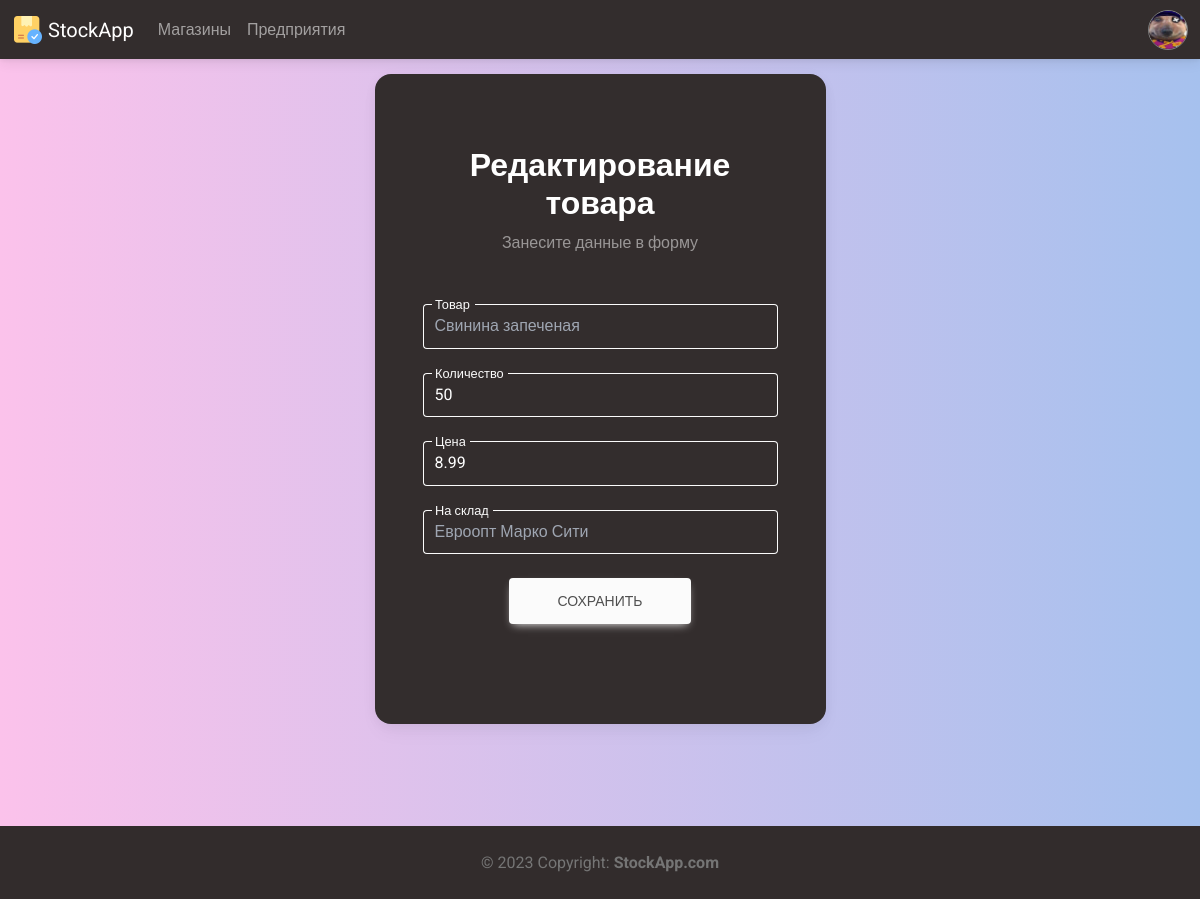
Screenshot of /shop/edit_product/20 (signed in) with the database file from the repository.
### Members/models.py (models this page shows, shortened)
class Profile(models.Model):
    user = models.ForeignKey(settings.AUTH_USER_MODEL, on_delete=models.CASCADE, verbose_name='Пользователь')
    photo = models.ImageField(upload_to = 'avatars/%Y/%m/%d/', blank=False, verbose_name='Фото')
    bio = models.TextField(blank=True, verbose_name='О себе')
    manufactures = models.ManyToManyField('Manufacture.Manufacture', blank=True, verbose_name="Производства")
    shops = models.ManyToManyField('Shop.Shop', blank=True, verbose_name="Магазины")
    class Meta:
        verbose_name = 'Профиль'
        verbose_name_plural = 'Профили'
        ordering = ['-user', '-bio']

### Shop/models.py (models this page shows, shortened)
class Product(models.Model):
    item = models.ForeignKey('Manufacture.CatalogItem', on_delete=models.CASCADE, blank=False, verbose_name='Товар')
    stock = models.ForeignKey('Shop', on_delete=models.CASCADE, blank=False, verbose_name='Магазин')
    amount = models.IntegerField(validators=[MinValueValidator(0), MaxValueValidator(252735000000000)], verbose_name='Количество')
    price = models.FloatField(validators=[MinValueValidator(0.01), MaxValueValidator(252734999999999.97)], verbose_name='Цена')
    class Meta:
        verbose_name = 'Товар'
        verbose_name_plural = 'Товары'
        ordering = ['-id']

class Shop(models.Model):
    name = models.CharField(max_length = 150, verbose_name='Название', unique=True)
    photo = models.ImageField(upload_to = 'shop/%Y/%m/%d/', blank=False, verbose_name='Фото')
    bio = models.TextField(blank=True, verbose_name='О магазине')
    code = models.CharField(max_length = 16, verbose_name='Код')
    class Meta:
        verbose_name = 'Магазин'
        verbose_name_plural = 'Магазины'
        ordering = ['-name', '-bio']

### Manufacture/models.py (models this page shows, shortened)
class CatalogItem(models.Model):
    manufacturer = models.ForeignKey('Manufacture', on_delete=models.CASCADE, blank=False, null=True, verbose_name='Производитель')
    name = models.CharField(max_length = 150, verbose_name='Название')
    bio = models.TextField(blank=True, verbose_name='О товаре')
    code = models.CharField(max_length = 13, verbose_name='Код товара')
    photo = models.ImageField(upload_to = 'catalog_items/%Y/%m/%d/', blank=False, verbose_name='Фото')
    date_of_manufacture = models.DateField(verbose_name='Дата производства')
    expiration_date = models.DateField(verbose_name='Годен до')
    price = models.FloatField(validators=[MinValueValidator(0.01), MaxValueValidator(252734999999999.97)], verbose_name='Цена')
    class Meta:
        verbose_name = 'Товар каталога'
        verbose_name_plural = 'Товары каталога'
        ordering = ['-name', '-id']

### Shop/views.py (the view)
# urls.py: path('edit_product/<int:id>', edit_product, name='edit_product'),
@login_required(login_url='login')
def edit_product(request, id):
    profile = Profile.objects.get(user=request.user)
    if profile.shops.filter(name=Product.objects.get(id=id).stock.name).exists():
        product = Product.objects.get(id=id)
        shop = Shop.objects.get(name=product.stock.name)
        form = CreateProductForm(request.POST or None, instance=product)
        if form.is_valid():
            form.save()
            messages.success(request, ("Данные сохранены"))
            return redirect('view_shop', name=product.stock.name)
        context = {
            'title': 'Редактирование товара',
            'request': request,
            'form': form,
            'product': product,
        }
        return render(request, 'edit_product.html', context)
    else:
        messages.success(request, ("Вы не можете редактировать данный товар, так как не состоите в магазине, которому он принадлежит"))
        return redirect('view_shop', name=Product.objects.get(id=id).stock.name)

### Shop/forms.py
class CreateProductForm(forms.ModelForm):
    class Meta:
        model = Product
        fields = ('amount', 'price')
    def __init__(self, *args, **kwargs):
        super(CreateProductForm, self).__init__(*args, **kwargs)
        self.fields['amount'].widget.attrs={'class': 'form-control form-control-lg', 'id': 'typeAmountX', 'step': '1'}
        self.fields['price'].widget.attrs={'class': 'form-control form-control-lg', 'id': 'typePriceX', 'step': '0.01'}

### Main/templatetags/main_tags.py (called while the page is built)
@register.inclusion_tag('modules/nav_profile.html')
def nav_profile(request):
    if request.user.is_authenticated:
        userobj = User.objects.get(username=request.user)
        profile = Profile.objects.get(user=userobj)
        context = {
            "request": request,
            "profile": profile,
        }
    else:
        context = {
            "request": request,
        }
    return context

### Shop/templates/edit_product.html (shortened to what this page needs)
{% extends 'base.html' %}
{% load static %}
{% block head %}
<link rel="stylesheet" href="{% static 'styles/profile.css' %}">
{% endblock %}
{% block content %}
<section class="vh-100 gradient-custom-2">
    <div class="container py-5 h-50">
      <div class="row d-flex justify-content-center align-items-center h-50">
        <div class="col-12 col-md-8 col-lg-6 col-xl-5">
          <div class="card bg-dark text-white" style="border-radius: 1rem;">
            <div class="card-body p-5 text-center">
              <div class="mb-md-5 mt-md-4 pb-1">
                <h2 class="fw-bold mb-">{{title}}</h2>
                <p class="text-white-50 mb-5">Занесите данные в форму</p>
                <form action="" method="POST">
                  <div class="form-outline form-white mb-4">
                    <input type="text" id="typeNameX" class="form-control form-control-lg bg-dark text-secondary disabled" value="{{product.item.name}}" readonly name="item">
                    <label class="form-label" for="typeNameX">Товар</label>
                  </div>
                  <div class="form-outline form-white mb-4">
                    {{form.amount}}
                    <label class="form-label" for="typeAmountX">Количество</label>
                  </div>
                  <div class="form-outline form-white mb-4">
                    {{form.price}}
                    <label class="form-label" for="typePriceX">Цена</label>
                  </div>
                  <div class="form-outline form-white mb-4">
                    <input type="text" id="typeNameX" class="form-control form-control-lg bg-dark text-secondary disabled" value="{{product.stock.name}}" readonly>
                    <label class="form-label" for="typeNameX">На склад</label>
                  </div>
                  <button class="btn btn-light btn-lg px-5" type="submit">Сохранить</button>
                </form>
              </div>
            </div>
          </div>
        </div>
      </div>
    </div>
</section>
{% endblock %}

### Main/templates/modules/nav_profile.html (shortened to what this page needs)
{% load static %}
<div class="dropdown">
    <a class="dropdown-toggle d-flex align-items-center hidden-arrow" href="#" id="navbarDropdownMenuAvatar" role="button" data-mdb-toggle="dropdown" aria-expanded="false">
        {% if request.user.is_authenticated %}
            {% if profile.photo != "default_user.png"%}
                <div class="nav_profile_box">
                    <img src="{{ profile.photo.url }}" alt="defaultUser">
                </div>
            {% else %}
                <div class="nav_profile_box">
                    <img src="{% static 'images/default_user.png' %}" alt="defaultUser">
                </div>
            {% endif %}
        {% else %}
        <div class="nav_profile_box">
            <img src="{% static 'images/login.png' %}" alt="NoUser">
        </div>
        {% endif %}
    </a>
</div>

### static/styles/profile.css (style rules this page uses)
.gradient-custom-2 { background: #fbc2eb; background: -webkit-linear-gradient(to right, rgba(251, 194, 235, 1), rgba(166, 193, 238, 1)); background: linear-gradient(to right, rgba(251, 194, 235, 1), rgba(166, 193, 238, 1)) }

### static/styles/base.css (style rules this page uses)
html, body { height: 100%; }

### Main/templates/modules/nav_profile.html (style rules this page uses)
.nav_profile_box { position: relative; overflow:hidden; width:40px; height: 40px; }
.nav_profile_box img { position: absolute; top:50%; left:50%; transform:translate(-50%,-50%); width:100%; height:100%; object-fit:cover; border-radius: 10rem; border: 1px solid gray; }

### rows the page displays
Profile: photo (picture)
Product: item "Свинина запеченая", amount "50", price "8.99", stock.name "Евроопт Марко Сити"

### other values shown
{{ title }} "Редактирование товара"
